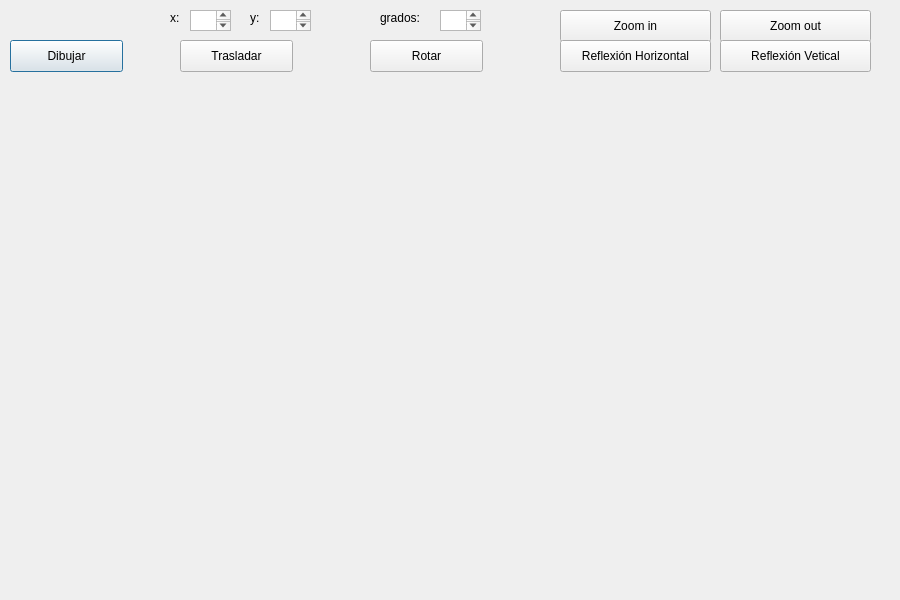
<?xml version="1.0" encoding="UTF-8"?>
<ui version="4.0">
 <class>PrismaTri</class>
 <widget class="QDialog" name="PrismaTri">
  <property name="geometry">
   <rect>
    <x>0</x>
    <y>0</y>
    <width>900</width>
    <height>600</height>
   </rect>
  </property>
  <property name="windowTitle">
   <string>Prisma Triangular</string>
  </property>
  <widget class="QPushButton" name="pushButton">
   <property name="geometry">
    <rect>
     <x>10</x>
     <y>40</y>
     <width>113</width>
     <height>32</height>
    </rect>
   </property>
   <property name="text">
    <string>Dibujar</string>
   </property>
  </widget>
  <widget class="QLabel" name="label_3">
   <property name="geometry">
    <rect>
     <x>170</x>
     <y>10</y>
     <width>41</width>
     <height>16</height>
    </rect>
   </property>
   <property name="text">
    <string>x:</string>
   </property>
  </widget>
  <widget class="QLabel" name="label_4">
   <property name="geometry">
    <rect>
     <x>250</x>
     <y>10</y>
     <width>51</width>
     <height>16</height>
    </rect>
   </property>
   <property name="text">
    <string>y:</string>
   </property>
  </widget>
  <widget class="QTextEdit" name="boxYinicio">
   <property name="geometry">
    <rect>
     <x>270</x>
     <y>10</y>
     <width>41</width>
     <height>21</height>
    </rect>
   </property>
  </widget>
  <widget class="QPushButton" name="pushButton_2">
   <property name="geometry">
    <rect>
     <x>180</x>
     <y>40</y>
     <width>113</width>
     <height>32</height>
    </rect>
   </property>
   <property name="text">
    <string>Trasladar</string>
   </property>
  </widget>
  <widget class="QTextEdit" name="boxXinicio">
   <property name="geometry">
    <rect>
     <x>190</x>
     <y>10</y>
     <width>41</width>
     <height>21</height>
    </rect>
   </property>
  </widget>
  <widget class="QPushButton" name="pushButton_5">
   <property name="geometry">
    <rect>
     <x>560</x>
     <y>10</y>
     <width>151</width>
     <height>32</height>
    </rect>
   </property>
   <property name="text">
    <string>Zoom in</string>
   </property>
  </widget>
  <widget class="QPushButton" name="pushButton_3">
   <property name="geometry">
    <rect>
     <x>370</x>
     <y>40</y>
     <width>113</width>
     <height>32</height>
    </rect>
   </property>
   <property name="text">
    <string>Rotar</string>
   </property>
  </widget>
  <widget class="QPushButton" name="pushButton_6">
   <property name="geometry">
    <rect>
     <x>560</x>
     <y>40</y>
     <width>151</width>
     <height>32</height>
    </rect>
   </property>
   <property name="text">
    <string>Reflexión Horizontal</string>
   </property>
  </widget>
  <widget class="QPushButton" name="pushButton_4">
   <property name="geometry">
    <rect>
     <x>720</x>
     <y>10</y>
     <width>151</width>
     <height>32</height>
    </rect>
   </property>
   <property name="text">
    <string>Zoom out</string>
   </property>
  </widget>
  <widget class="QPushButton" name="pushButton_7">
   <property name="geometry">
    <rect>
     <x>720</x>
     <y>40</y>
     <width>151</width>
     <height>32</height>
    </rect>
   </property>
   <property name="text">
    <string>Reflexión Vetical</string>
   </property>
  </widget>
  <widget class="QTextEdit" name="boxGrados">
   <property name="geometry">
    <rect>
     <x>440</x>
     <y>10</y>
     <width>41</width>
     <height>21</height>
    </rect>
   </property>
  </widget>
  <widget class="QLabel" name="label_5">
   <property name="geometry">
    <rect>
     <x>380</x>
     <y>10</y>
     <width>51</width>
     <height>16</height>
    </rect>
   </property>
   <property name="text">
    <string>grados:</string>
   </property>
  </widget>
 </widget>
 <resources/>
 <connections/>
</ui>
